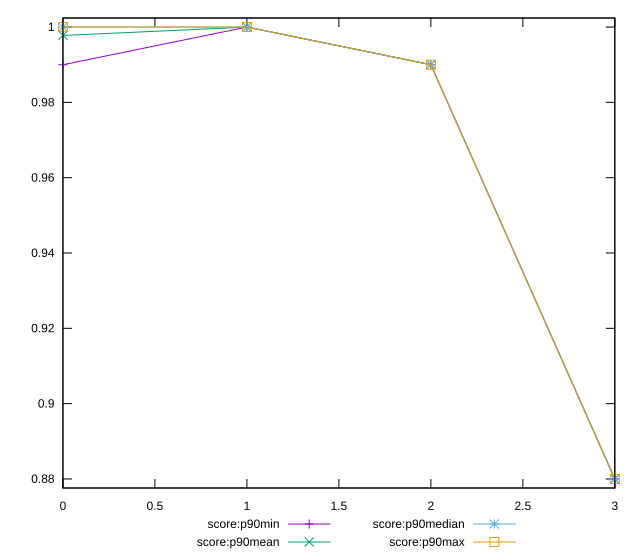

gnuplot code for this plot:
reset

$scoreP90Min <<EOF
0 0.99
1 1
2 0.99
3 0.88
EOF

$scoreP90Mean <<EOF
0 0.9977659574468084
1 1
2 0.9899999999999988
3 0.8799999999999998
EOF

$scoreP90Median <<EOF
0 1
1 1
2 0.99
3 0.88
EOF

$scoreP90Max <<EOF
0 1
1 1
2 0.99
3 0.88
EOF

set key outside below
set xrange [0:3]
set yrange [0.8775999999999998:1.0024]
set trange [0.8775999999999998:1.0024]
set terminal svg size 640, 560 enhanced background rgb 'white'
set output "reports/report_00032_2021-02-25T10-28-15.087Z/first-contentful-paint/progression/score.svg"

plot $scoreP90Min title "score:p90min" with linespoints, \
     $scoreP90Mean title "score:p90mean" with linespoints, \
     $scoreP90Median title "score:p90median" with linespoints, \
     $scoreP90Max title "score:p90max" with linespoints

reset
